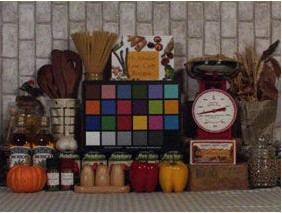
#> input picture OpenCv-Assignment1/Assignment/low_illum.jpg, 282 x 213 px, found by its file name
$ python Prob6.py
#> lines starting #> are read from the running program, lines starting #| are printed output that depends on the picture
# Import numpy and cv2 package
import cv2
import numpy as np

# Reading original image from the disk as grayscale image
img= cv2.imread('low_illum.jpg',0)
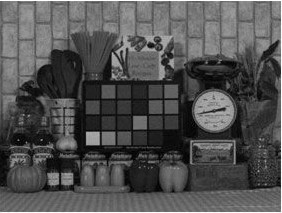
#> img: shape (213, 282); min 0, max 255, mean 81.2

#Smoothening the image using different kernel size and sigmaX & sigmaY
G_smooth1= cv2.GaussianBlur(src=img, ksize=(3,3),sigmaX=3,sigmaY=3)
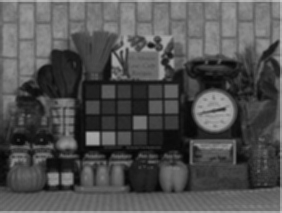
#> G_smooth1: shape (213, 282); min 6, max 204, mean 80.6

G_smooth2= cv2.GaussianBlur(src=img, ksize=(3,3),sigmaX=10,sigmaY=10)

G_smooth3= cv2.GaussianBlur(src=img, ksize=(5,5),sigmaX=3,sigmaY=3)

# Displaying the original image and all the output images using different kernel and sigmaX & sigmaY, together
img1= np.concatenate((img,G_smooth1,G_smooth2,G_smooth3), axis=1)
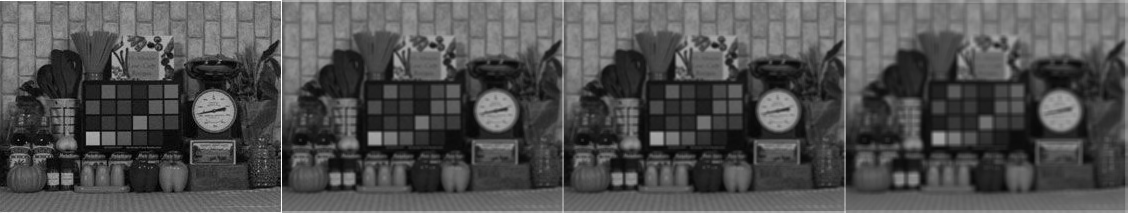
#> img1: shape (213, 1128); min 0, max 255, mean 80.7
cv2.imshow('Problem6_Output',img1)

# Display the images and wait till any key is pressed
cv2.waitKey(0)
# Destroy all the windows created by the imshow() function of the OpenCV
cv2.destroyAllWindows()

$ run again, with OpenCv-Assignment1/Assignment/lion.jpg copied over OpenCv-Assignment1/Assignment/low_illum.jpg
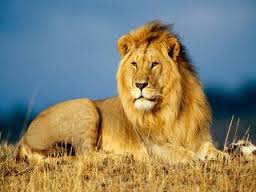
#> input picture OpenCv-Assignment1/Assignment/lion.jpg, 256 x 192 px, found by its file name
#> `G_smooth1= cv2.GaussianBlur(src=img, ksize=(3,3),sigmaX=3,sigmaY=3)`:
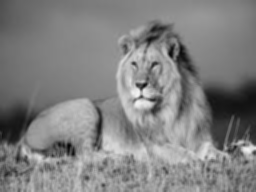
#> G_smooth1: shape (192, 256); min 4, max 244, mean 128.8
#> `img1= np.concatenate((img,G_smooth1,G_smooth2,G_smooth3), axis=1)`:
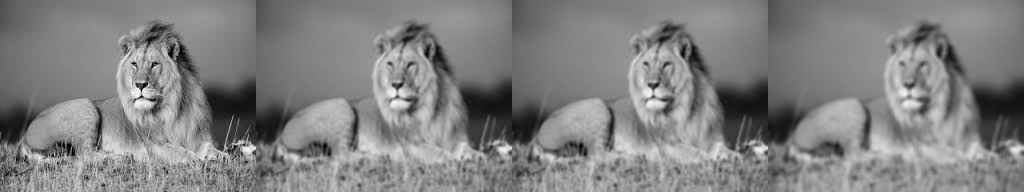
#> img1: shape (192, 1024); min 0, max 255, mean 128.8

$ run again, with OpenCv-Assignment1/Assignment/rgb.jpg copied over OpenCv-Assignment1/Assignment/low_illum.jpg
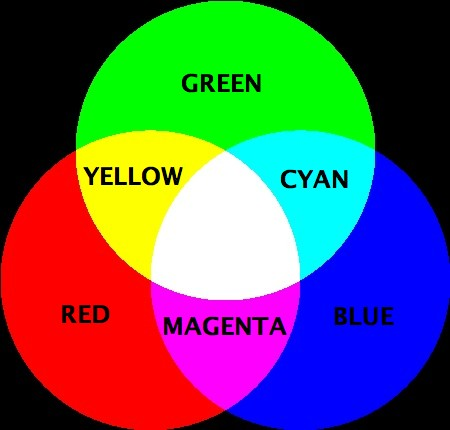
#> input picture OpenCv-Assignment1/Assignment/rgb.jpg, 450 x 430 px, found by its file name
#> `G_smooth3= cv2.GaussianBlur(src=img, ksize=(5,5),sigmaX=3,sigmaY=3)`:
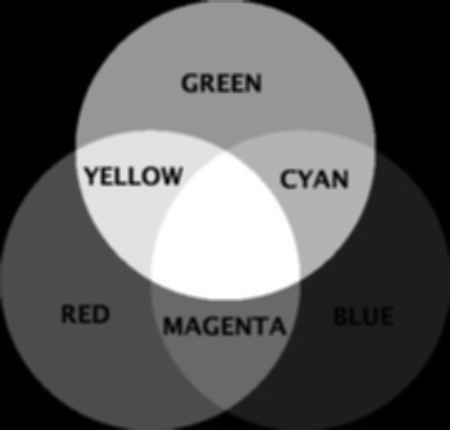
#> G_smooth3: shape (430, 450); min 0, max 255, mean 90.5
#> `img1= np.concatenate((img,G_smooth1,G_smooth2,G_smooth3), axis=1)`:
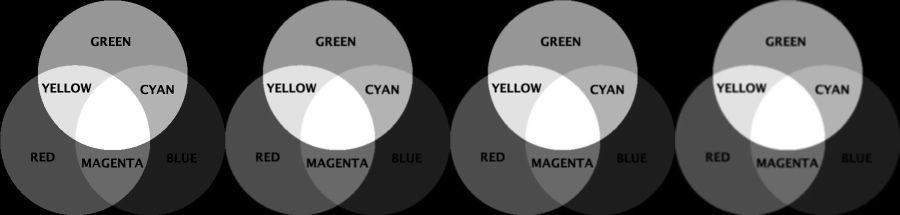
#> img1: shape (430, 1800) (shown at 1/2 size); min 0, max 255, mean 90.5
